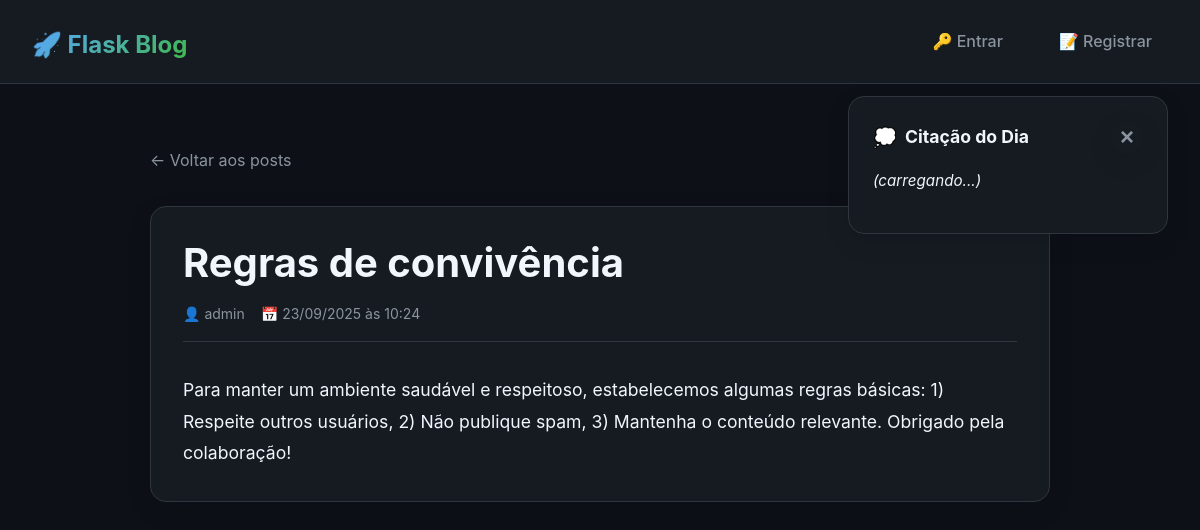
Screenshot of /post/2 with the database file from the repository.
### models.py (models this page shows, shortened)
class Post(db.Model):
    id = db.Column(db.Integer, primary_key=True)
    title = db.Column(db.String(200), nullable=False)
    body = db.Column(db.Text, nullable=False)
    author_id = db.Column(db.Integer, db.ForeignKey('user.id'), nullable=False)
    created_at = db.Column(db.DateTime, default=datetime.utcnow)

class User(UserMixin, db.Model):
    id = db.Column(db.Integer, primary_key=True)
    username = db.Column(db.String(80), unique=True, nullable=False)
    email = db.Column(db.String(120), unique=True, nullable=False)
    password_hash = db.Column(db.String(128))
    role = db.Column(db.String(20), default='user')  # 'user', 'moderator', 'admin'
    confirmed = db.Column(db.Boolean, default=False)
    posts = db.relationship('Post', backref='author', lazy=True)

### app.py (the view)
    @app.route('/post/<int:post_id>')
    def post_detail(post_id):
        p = Post.query.get_or_404(post_id)
        return render_template('post_detail.html', post=p)

### templates/post_detail.html (shortened to what this page needs)
{% extends 'base.html' %}
{% block content %}
<div style="max-width: 900px; margin: 2rem auto;">
  <div style="margin-bottom: 2rem;">
    <a href="{{ url_for('index') }}" style="color: var(--text-secondary); text-decoration: none; display: inline-flex; align-items: center; gap: 0.5rem;">
      ← Voltar aos posts
    </a>
  </div>
  <article class="post" style="margin-bottom: 2rem;">
    <h1 style="font-size: 2.5rem; margin-bottom: 1rem; line-height: 1.2;">{{ post.title }}</h1>
    <div class="post-meta" style="margin-bottom: 2rem; padding-bottom: 1rem; border-bottom: 1px solid var(--border-color);">
      <span>👤 {{ post.author.username }}</span>
      <span>📅 {{ post.created_at.strftime('%d/%m/%Y às %H:%M') }}</span>
    </div>
    <div class="post-content" style="font-size: 1.1rem; line-height: 1.8; white-space: pre-wrap;">{{ post.body }}</div>
  </article>
</div>
{% endblock %}

### static/style.css (style rules this page uses)
:root { --bg-primary: #0d1117; --bg-secondary: #161b22; --bg-tertiary: #21262d; --text-primary: #f0f6fc; --text-secondary: #8b949e; --accent-blue: #58a6ff; --accent-green: #3fb950; --accent-red: #f85149; --accent-orange: #d29922; --border-color: #30363d; --shadow: 0 8px 24px rgba(0, 0, 0, 0.12); --shadow-hover: 0 12px 32px rgba(0, 0, 0, 0.18); }
* { box-sizing: border-box; margin: 0; padding: 0; }
body { font-family: -apple-system, BlinkMacSystemFont, 'Segoe UI', 'Roboto', 'Helvetica Neue', Arial, sans-serif; background: var(--bg-primary); color: var(--text-primary); line-height: 1.6; min-height: 100vh; }
.post { background: var(--bg-secondary); border: 1px solid var(--border-color); border-radius: 16px; padding: 2rem; box-shadow: var(--shadow); transition: all 0.2s ease; }
.post-meta { color: var(--text-secondary); font-size: 0.875rem; margin-bottom: 1rem; display: flex; gap: 1rem; }
.post-content { color: var(--text-primary); line-height: 1.8; }
a { color: var(--accent-blue); text-decoration: none; transition: color 0.2s ease; }

### rows the page displays
Post: title "Regras de convivência", created_at "23/09/2025 às 10:24", body "Para manter um ambiente saudável e respeitoso, estabelecemos algumas regras básicas: 1) Respeite outros usuários, 2) Não publique spam, 3) Mantenha o conteúdo relevante. Obrigado pela colaboração!"
User: author.username "admin"
